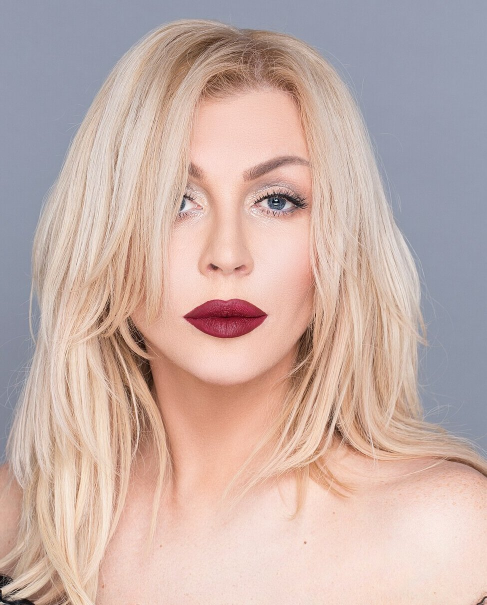
#> input picture cropped_face.jpg, 973 x 1210 px, given in place of cropped_face.png, which was not available (shown at 1/2 size)
$ python local_face_glb.py
#> lines starting #> are read from the running program, lines starting #| are printed output that depends on the picture; pictures that were not available may be replaced by others from this repository, and a replacement may not be noted
import os
import numpy as np
import trimesh
from PIL import Image
from scipy.ndimage import gaussian_filter

IMG_PATH = 'cropped_face.png'
OUT_GLB = 'iryna_bilyk_q2662849.glb'

# 1. Load image and resize for clean mesh topology + crisp UV texture
img = Image.open(IMG_PATH).convert('RGB')
#> img is the input picture: PIL image 973x1210 RGB; mean R, G, B 199.5, 175.5, 168.6
tex_img = img.resize((1024, 1024), Image.Resampling.LANCZOS)
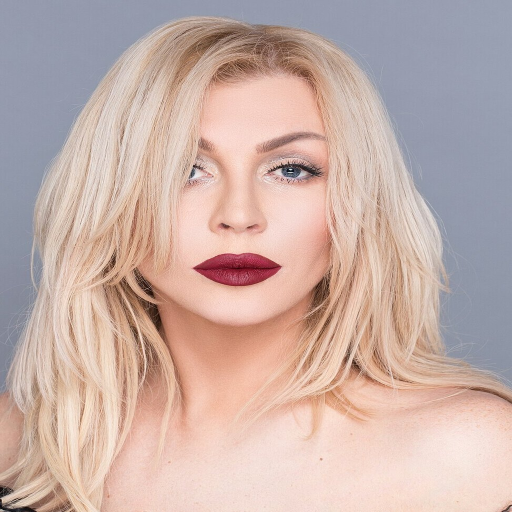
#> tex_img: PIL image 1024x1024 RGB (shown at 1/2 size); mean R, G, B 199.5, 175.5, 168.6

# Grid resolution (180x180 = ~64,000 triangles, simplifies cleanly under 2MB)
N = 180
small_rgb = np.asarray(img.resize((N, N), Image.Resampling.LANCZOS), dtype=np.float32) / 255.0
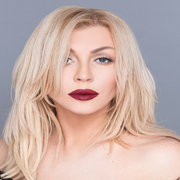
#> small_rgb: shape (180, 180, 3) float32; mean R, G, B 0.782, 0.688, 0.661
lum = 0.299 * small_rgb[:, :, 0] + 0.587 * small_rgb[:, :, 1] + 0.114 * small_rgb[:, :, 2]
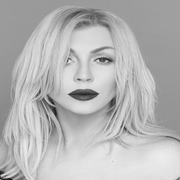
#> lum: shape (180, 180) float32; min 0.0771, max 0.934, mean 0.713

# 2. Build anatomical 3D cranial/facial dome + photometric depth relief
y_grid, x_grid = np.meshgrid(np.linspace(-1, 1, N), np.linspace(-1, 1, N), indexing='ij')

# Ellipsoid base for human head/face volume
rx, ry = 0.78, 0.92
r2 = (x_grid / rx)**2 + (y_grid / ry)**2
head_dome = np.sqrt(np.clip(1.0 - r2, 0.0, 1.0)) * 0.42

# Nose bridge, cheek, brow, and lip prominence
nose_ridge = np.exp(-((x_grid / 0.12)**2 + ((y_grid + 0.02) / 0.28)**2)) * 0.11
chin_cheek = np.exp(-((x_grid / 0.48)**2 + ((y_grid - 0.18) / 0.45)**2)) * 0.06
smooth_lum = gaussian_filter(lum, sigma=2.2)
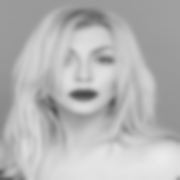
#> smooth_lum: shape (180, 180) float32; min 0.289, max 0.924, mean 0.713
fine_detail = (lum - gaussian_filter(lum, sigma=6.0)) * 0.035
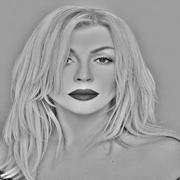
#> fine_detail: shape (180, 180) float32; min -0.0189, max 0.0115, mean -1.01e-11; drawn with min black and max white

z_front = head_dome + nose_ridge + chin_cheek + (smooth_lum * 0.08) + fine_detail
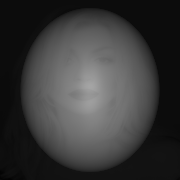
#> z_front: shape (180, 180) float64; min 0.0147, max 0.646, mean 0.226
z_front = gaussian_filter(z_front, sigma=0.8)

# Mask out background corners smoothly
mask = np.clip(1.0 - (r2 ** 1.8), 0.0, 1.0)
z_front *= mask
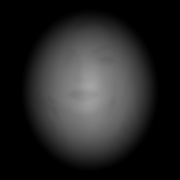
#> z_front: shape (180, 180) float64; min 0, max 0.644, mean 0.148

# 3. Create vertices and UV coordinates
verts = np.stack([x_grid, -y_grid, z_front], axis=-1).reshape(-1, 3)
u_grid, v_grid = np.meshgrid(np.linspace(0, 1, N), np.linspace(1, 0, N), indexing='ij')
uvs = np.stack([u_grid, v_grid], axis=-1).reshape(-1, 2)

# Build triangle faces
faces = []
for i in range(N - 1):
    for j in range(N - 1):
        v0 = i * N + j
        v1 = v0 + 1
        v2 = (i + 1) * N + j
        v3 = v2 + 1
        faces.append([v0, v2, v1])
        faces.append([v1, v2, v3])
faces = np.array(faces, dtype=np.int64)

# 4. Create Textured Trimesh and export to GLB
#> (the run stopped early here; a loop or call above may not have finished)
